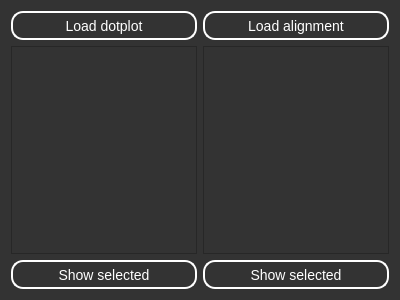
<?xml version="1.0" encoding="UTF-8"?>
<ui version="4.0">
 <class>ResultWidget</class>
 <widget class="QWidget" name="ResultWidget">
  <property name="geometry">
   <rect>
    <x>0</x>
    <y>0</y>
    <width>400</width>
    <height>300</height>
   </rect>
  </property>
  <property name="windowTitle">
   <string>Form</string>
  </property>
  <property name="styleSheet">
   <string notr="true">QWidget {
	background-color: #333333;
	font: &quot;Times New Roman&quot;;
    font-size: 14px;
}
QLabel {
	background-color: #333333;
	color: white;
	font: italic &quot;Times New Roman&quot;;
}
QLineEdit {
	border-radius: 8px;
	border: 1px solid white;
	background-color: #999999;
	color: white;
}
QGroupBox {
	background-color: #333333;
	color: white;
}
QRadioButton {
	background-color: #333333;
	color: white;
}

QPushButton {
    color: white;
    border-radius: 12px;
    border: 2px solid white;
    background-color: qlineargradient(x1: 0.5, y1: 0, x2: 0.5, y2: 1,
    stop: 0 white,
    stop: 0.3 gray,
    stop: 0.6 gray,
    stop: 0.9 darkgray,
    stop: 1 black);
    font: bold &quot;Times New Roman&quot;;
    font-size: 14px;
	height: 25px;
}

QPushButton:pressed {
    background-color: qlineargradient(x1: 0.5, y1: 0, x2: 0.5, y2: 1,
    stop: 0 black,
    stop: 0.3 darkgray,
    stop: 0.6 gray,
    stop: 0.8 gray,
    stop: 1 white);
}
</string>
  </property>
  <layout class="QGridLayout" name="gridLayout">
   <item row="0" column="0">
    <widget class="QPushButton" name="loadDotplotBtn">
     <property name="text">
      <string>Load dotplot</string>
     </property>
    </widget>
   </item>
   <item row="0" column="1">
    <widget class="QPushButton" name="loadAlignmentBtn">
     <property name="text">
      <string>Load alignment</string>
     </property>
    </widget>
   </item>
   <item row="1" column="0">
    <widget class="QListWidget" name="listWidget_5"/>
   </item>
   <item row="1" column="1">
    <widget class="QListWidget" name="listWidget_4"/>
   </item>
   <item row="2" column="0">
    <widget class="QPushButton" name="showDotplotBtn">
     <property name="text">
      <string>Show selected</string>
     </property>
    </widget>
   </item>
   <item row="2" column="1">
    <widget class="QPushButton" name="showAlignmentBtn">
     <property name="text">
      <string>Show selected</string>
     </property>
    </widget>
   </item>
  </layout>
 </widget>
 <resources/>
 <connections/>
</ui>
